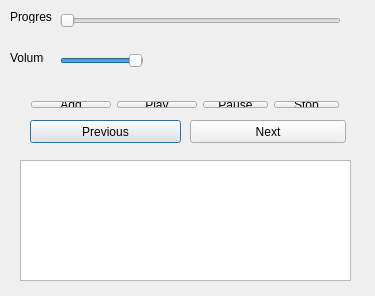
<?xml version="1.0" encoding="UTF-8"?>
<ui version="4.0">
 <class>Dialog</class>
 <widget class="QDialog" name="Dialog">
  <property name="geometry">
   <rect>
    <x>0</x>
    <y>0</y>
    <width>375</width>
    <height>296</height>
   </rect>
  </property>
  <property name="windowTitle">
   <string>Dialog</string>
  </property>
  <widget class="QSlider" name="sliderProgress">
   <property name="geometry">
    <rect>
     <x>60</x>
     <y>10</y>
     <width>281</width>
     <height>22</height>
    </rect>
   </property>
   <property name="mouseTracking">
    <bool>true</bool>
   </property>
   <property name="minimum">
    <number>2</number>
   </property>
   <property name="value">
    <number>2</number>
   </property>
   <property name="orientation">
    <enum>Qt::Horizontal</enum>
   </property>
  </widget>
  <widget class="QSlider" name="sliderVolume">
   <property name="geometry">
    <rect>
     <x>60</x>
     <y>50</y>
     <width>84</width>
     <height>22</height>
    </rect>
   </property>
   <property name="minimum">
    <number>1</number>
   </property>
   <property name="maximum">
    <number>100</number>
   </property>
   <property name="value">
    <number>99</number>
   </property>
   <property name="orientation">
    <enum>Qt::Horizontal</enum>
   </property>
  </widget>
  <widget class="QLabel" name="label">
   <property name="geometry">
    <rect>
     <x>10</x>
     <y>10</y>
     <width>42</width>
     <height>13</height>
    </rect>
   </property>
   <property name="text">
    <string>Progress</string>
   </property>
  </widget>
  <widget class="QLabel" name="label_2">
   <property name="geometry">
    <rect>
     <x>10</x>
     <y>50</y>
     <width>34</width>
     <height>16</height>
    </rect>
   </property>
   <property name="text">
    <string>Volume</string>
   </property>
  </widget>
  <widget class="QTableView" name="playlistView">
   <property name="geometry">
    <rect>
     <x>20</x>
     <y>160</y>
     <width>331</width>
     <height>121</height>
    </rect>
   </property>
  </widget>
  <widget class="QPushButton" name="btn_previous">
   <property name="geometry">
    <rect>
     <x>30</x>
     <y>120</y>
     <width>151</width>
     <height>23</height>
    </rect>
   </property>
   <property name="text">
    <string>Previous</string>
   </property>
  </widget>
  <widget class="QPushButton" name="btn_next">
   <property name="geometry">
    <rect>
     <x>190</x>
     <y>120</y>
     <width>156</width>
     <height>23</height>
    </rect>
   </property>
   <property name="text">
    <string>Next</string>
   </property>
  </widget>
  <widget class="QWidget" name="layoutWidget">
   <property name="geometry">
    <rect>
     <x>20</x>
     <y>90</y>
     <width>330</width>
     <height>29</height>
    </rect>
   </property>
   <layout class="QHBoxLayout" name="horizontalLayout_3">
    <item>
     <widget class="QPushButton" name="pushButton">
      <property name="text">
       <string>Add</string>
      </property>
     </widget>
    </item>
    <item>
     <widget class="QPushButton" name="pushButton_4">
      <property name="text">
       <string>Play</string>
      </property>
     </widget>
    </item>
    <item>
     <layout class="QHBoxLayout" name="horizontalLayout_2">
      <item>
       <layout class="QHBoxLayout" name="horizontalLayout">
        <item>
         <widget class="QPushButton" name="pushButton_3">
          <property name="text">
           <string>Pause</string>
          </property>
         </widget>
        </item>
       </layout>
      </item>
      <item>
       <widget class="QPushButton" name="pushButton_2">
        <property name="text">
         <string>Stop</string>
        </property>
       </widget>
      </item>
     </layout>
    </item>
   </layout>
  </widget>
  <widget class="QWidget" name="layoutWidget">
   <property name="geometry">
    <rect>
     <x>110</x>
     <y>120</y>
     <width>158</width>
     <height>25</height>
    </rect>
   </property>
   <layout class="QHBoxLayout" name="horizontalLayout_4"/>
  </widget>
  <zorder>layoutWidget</zorder>
  <zorder>layoutWidget</zorder>
  <zorder>sliderVolume</zorder>
  <zorder>label_2</zorder>
  <zorder>playlistView</zorder>
  <zorder>btn_previous</zorder>
  <zorder>btn_next</zorder>
  <zorder>sliderProgress</zorder>
  <zorder>label</zorder>
 </widget>
 <layoutdefault spacing="6" margin="11"/>
 <resources/>
 <connections/>
</ui>
